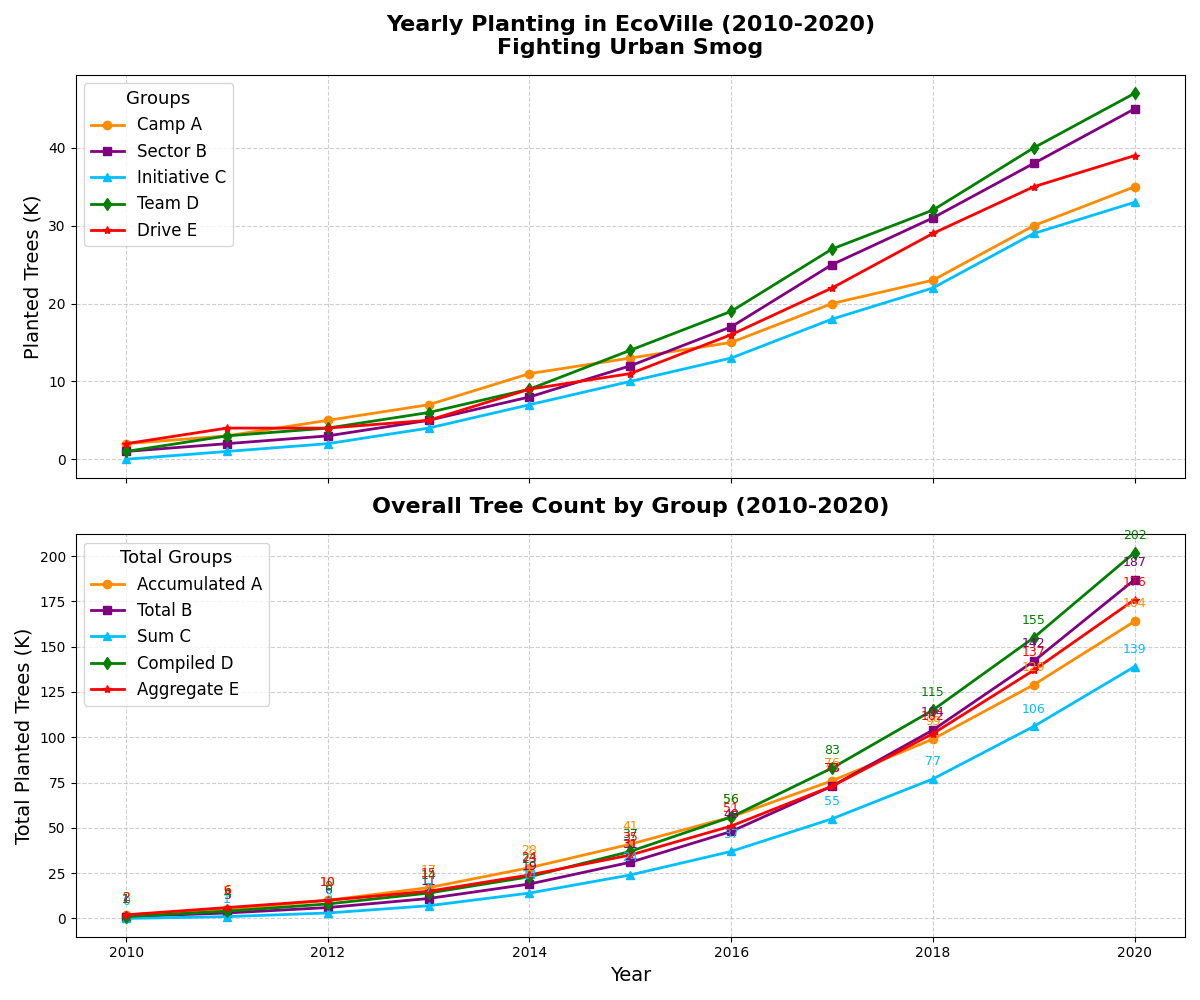

Generate this figure with Python:
import matplotlib.pyplot as plt
import numpy as np

years = np.arange(2010, 2021)

campaign_A = np.array([2, 3, 5, 7, 11, 13, 15, 20, 23, 30, 35])
campaign_B = np.array([1, 2, 3, 5, 8, 12, 17, 25, 31, 38, 45])
campaign_C = np.array([0, 1, 2, 4, 7, 10, 13, 18, 22, 29, 33])
campaign_D = np.array([1, 3, 4, 6, 9, 14, 19, 27, 32, 40, 47])
campaign_E = np.array([2, 4, 4, 5, 9, 11, 16, 22, 29, 35, 39])

cumulative_A = np.cumsum(campaign_A)
cumulative_B = np.cumsum(campaign_B)
cumulative_C = np.cumsum(campaign_C)
cumulative_D = np.cumsum(campaign_D)
cumulative_E = np.cumsum(campaign_E)

fig, (ax1, ax2) = plt.subplots(2, 1, figsize=(12, 10), sharex=True)

ax1.plot(years, campaign_A, marker='o', linestyle='-', color='darkorange', label='Camp A', linewidth=2)
ax1.plot(years, campaign_B, marker='s', linestyle='-', color='purple', label='Sector B', linewidth=2)
ax1.plot(years, campaign_C, marker='^', linestyle='-', color='deepskyblue', label='Initiative C', linewidth=2)
ax1.plot(years, campaign_D, marker='d', linestyle='-', color='green', label='Team D', linewidth=2)
ax1.plot(years, campaign_E, marker='*', linestyle='-', color='red', label='Drive E', linewidth=2)

ax1.set_title('Yearly Planting in EcoVille (2010-2020)\nFighting Urban Smog', fontsize=16, fontweight='bold', pad=15)
ax1.set_ylabel('Planted Trees (K)', fontsize=14)
ax1.legend(title='Groups', loc='upper left', fontsize=12, title_fontsize=13)
ax1.grid(True, linestyle='--', alpha=0.6)

ax2.plot(years, cumulative_A, marker='o', linestyle='-', color='darkorange', label='Accumulated A', linewidth=2)
ax2.plot(years, cumulative_B, marker='s', linestyle='-', color='purple', label='Total B', linewidth=2)
ax2.plot(years, cumulative_C, marker='^', linestyle='-', color='deepskyblue', label='Sum C', linewidth=2)
ax2.plot(years, cumulative_D, marker='d', linestyle='-', color='green', label='Compiled D', linewidth=2)
ax2.plot(years, cumulative_E, marker='*', linestyle='-', color='red', label='Aggregate E', linewidth=2)

ax2.set_title('Overall Tree Count by Group (2010-2020)', fontsize=16, fontweight='bold', pad=15)
ax2.set_xlabel('Year', fontsize=14)
ax2.set_ylabel('Total Planted Trees (K)', fontsize=14)
ax2.legend(title='Total Groups', loc='upper left', fontsize=12, title_fontsize=13)
ax2.grid(True, linestyle='--', alpha=0.6)

for year, value in zip(years, cumulative_A):
    ax2.annotate(f'{value}', xy=(year, value), xytext=(0, 10), textcoords='offset points', ha='center', fontsize=9, color='darkorange')
for year, value in zip(years, cumulative_B):
    ax2.annotate(f'{value}', xy=(year, value), xytext=(0, 10), textcoords='offset points', ha='center', fontsize=9, color='purple')
for year, value in zip(years, cumulative_C):
    ax2.annotate(f'{value}', xy=(year, value), xytext=(0, 10), textcoords='offset points', ha='center', fontsize=9, color='deepskyblue')
for year, value in zip(years, cumulative_D):
    ax2.annotate(f'{value}', xy=(year, value), xytext=(0, 10), textcoords='offset points', ha='center', fontsize=9, color='green')
for year, value in zip(years, cumulative_E):
    ax2.annotate(f'{value}', xy=(year, value), xytext=(0, 10), textcoords='offset points', ha='center', fontsize=9, color='red')

plt.tight_layout()
plt.show()
